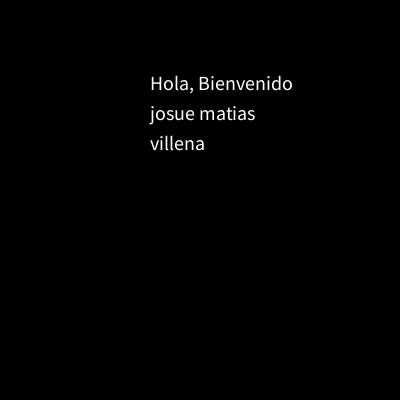
Frame 1 (no input)
Frame 60 (the mouse pressed at the canvas centre just before this capture): identical to frame 1, image omitted
Frame 120 (the mouse held since frame 60 and released just before this capture): identical to frame 1, image omitted

The Processing sketch that drew this single still picture (run headless with seeded random() and noise(); from frame 60 on, the mouse is pressed at the canvas centre):

// Processing sketch: Ejercicio_11
// ── Ejercicio_11.pde
int posX;
int posY;
String mensaje,nombre,apellido;

void setup(){
  
  size(400,400);
  mensaje = "Hola, Bienvenido";
  nombre = "josue matias";
  apellido = "villena";
  println("Hola, Bienvenido","josue matias","villena" );
  
  
}

void draw(){
  
  background(0,0,0);
  posX = 150;
  posY = 90;
  fill(255,255,255);
  textSize(20);
  text(mensaje,posX,posY);
  posY = 120;
  fill(255,255,255);
  textSize(20);
  text(nombre,posX,posY);
  posY = 150;
  fill(255,255,255);
  textSize(20);
  text(apellido,posX,posY);
  posY = 180;
 
  }
  
  
  
  
